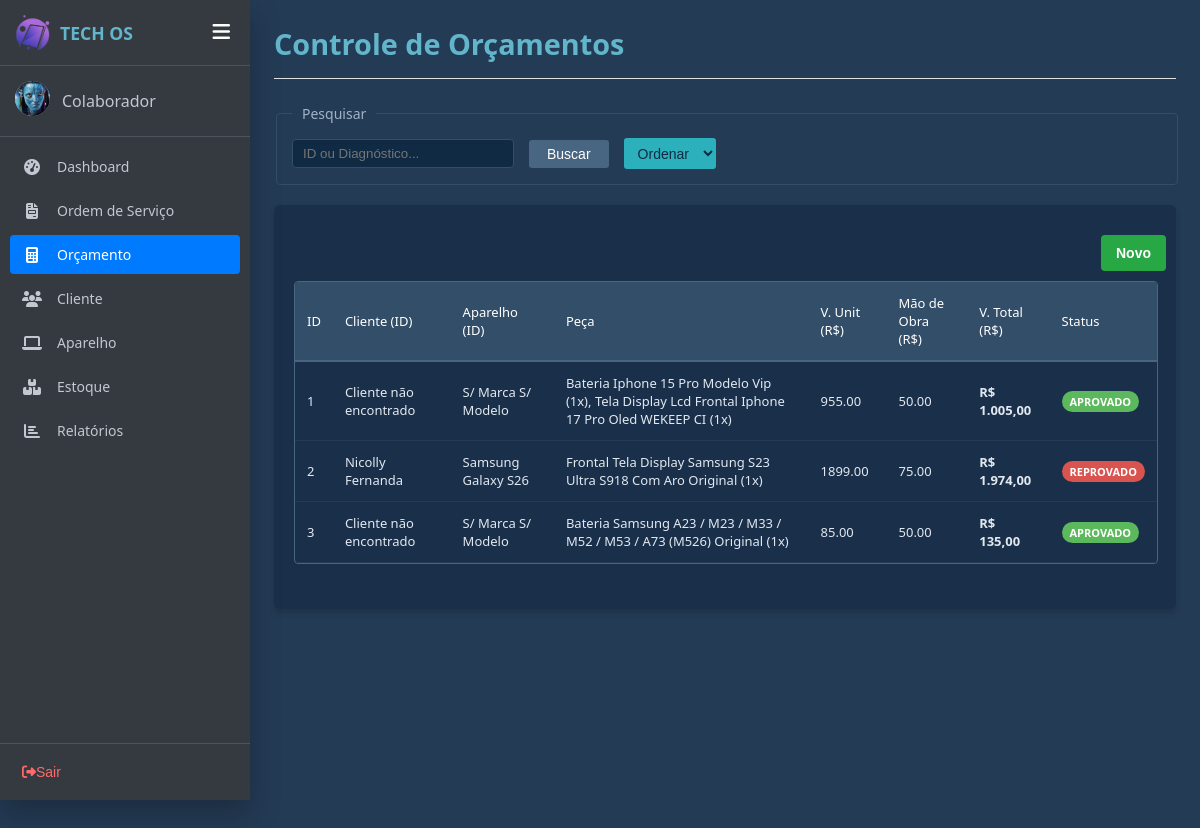
/orcamentos.php, run on an earlier commit of the app's database.
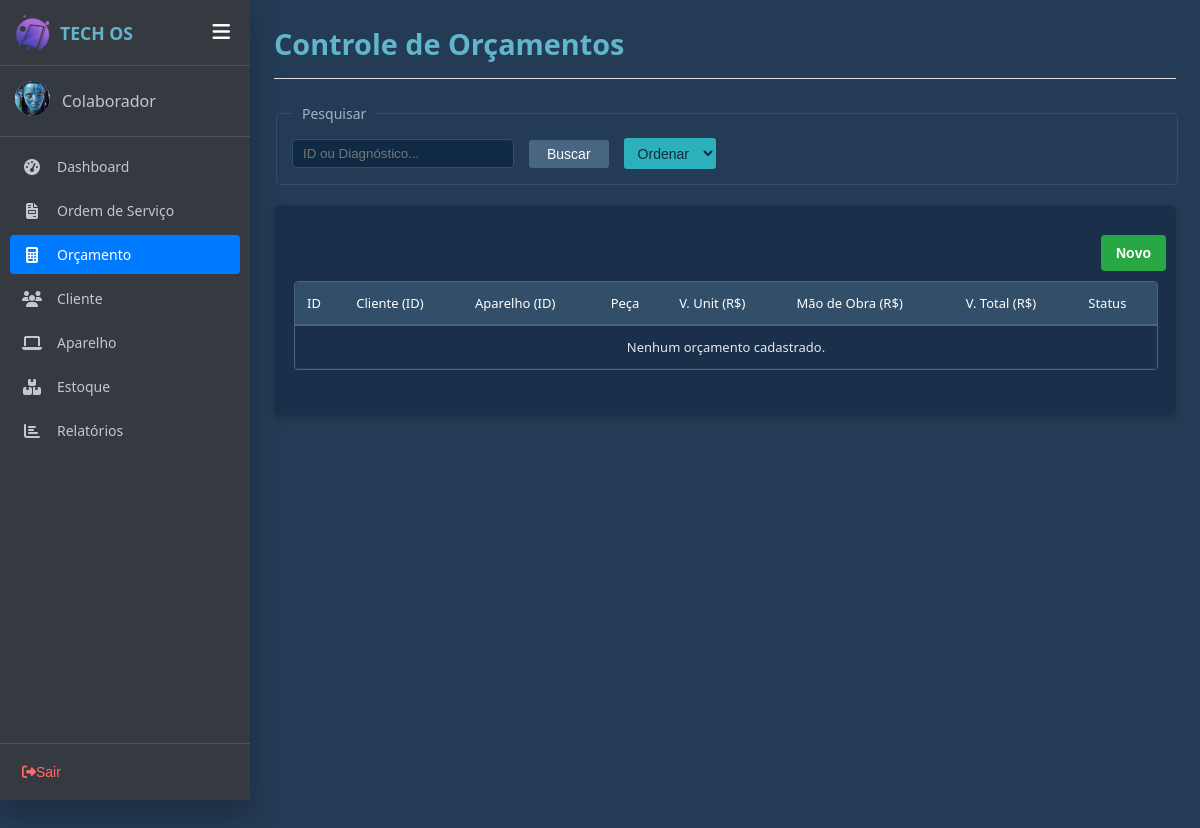
And on a later commit of the database.
### tables this page shows
CREATE TABLE `orcamento` (
  `idOrcamento` int(11) NOT NULL COMMENT 'Chave primária de identificação do orçamento',
  `diagnostico` varchar(255) DEFAULT NULL COMMENT 'Avaliação técnica inicial, defeito constatado ou parecer profissional sobre o problema',
  `peca` varchar(255) DEFAULT NULL COMMENT 'Descrição das peças principais necessárias',
  `valorUni` decimal(10,2) DEFAULT 0.00 COMMENT 'Valor unitário associado(subtotal das peças)',
  `maoObra` decimal(10,2) DEFAULT 0.00 COMMENT 'Valor cobrado pelo serviço',
  `valorTotal` decimal(10,2) DEFAULT 0.00 COMMENT 'Valor total do orçamento',
  `status` varchar(50) DEFAULT 'aberto' COMMENT 'Situação atual do orçamento(aberto,aprovado, reprovado, finalizado).',
  `OS_idOS` int(11) DEFAULT NULL COMMENT 'Chave estrangeira.Vincula este orçamento à Ordem de Serviço correspondente, se houver.',
  `Cliente_idCliente` int(11) NOT NULL COMMENT 'Chave estrangeira. Identifica o cliente que solicitou o orçamento',
  `Aparelho_idAparelho` int(11) NOT NULL COMMENT 'Chave estrangeira. Vincula o orçamento ao aparelho que passará pelo serviço',
  `dataOrcamento` datetime DEFAULT current_timestamp() COMMENT 'Data e hora de criação ou registro do orçamento no sistema'
);

### orcamentos.php (the view, shortened to what the changed rows need)
<!DOCTYPE html>
<html lang="pt-BR">
<head>
    <link rel="stylesheet" href="css/style_geral.css">
    <link rel="stylesheet" href="css/style_orcamento.css">
</head>
<body>
    <?php include('sidebar.php'); ?>
    <div class="page-content">
        <div class="os-header">
            <div>
                <h2>Controle de Orçamentos</h2>
            </div>
        </div>
        <div class="section-card">
            <div class="table-container">
                <table class="os-table" id="orcamentoTable">
                    <thead>
                        <tr>
                            <th>ID</th>
                            <th>Cliente (ID)</th>
                            <th>Aparelho (ID)</th>
                            <th>Peça</th>
                            <th>V. Unit (R$)</th>
                            <th>Mão de Obra (R$)</th>
                            <th>V. Total (R$)</th>
                            <th>Status</th>
                        </tr>
                    </thead>
                    <tbody>
                        <?php echo listarOrcamentos(); ?>
                    </tbody>
                </table>
            </div>
        </div>
    </div>
</body>
</html>

### php/funcaoOrcamento.php (shortened to what the changed rows need)
<?php
function listarOrcamentos(){
    $html = "";
    $sql = "SELECT o.idOrcamento,
                   COALESCE(c.nomeCliente, 'Cliente não encontrado') AS nomeCliente,
                   COALESCE(m.nomeMarca, 'S/ Marca') AS nomeMarca,
                   COALESCE(mo.nomeModelo, 'S/ Modelo') AS nomeModelo,
                   o.peca, o.valorUni, o.maoObra, o.valorTotal, o.status, o.diagnostico,
                   o.Cliente_idCliente, o.Aparelho_idAparelho
            FROM orcamento o
            LEFT JOIN clientes c ON o.Cliente_idCliente = c.idCliente
            LEFT JOIN aparelho a ON o.Aparelho_idAparelho = a.idAparelho
            LEFT JOIN modelo mo ON a.Modelo_idModelo = mo.idModelo
            LEFT JOIN marca m ON mo.Marca_idMarca = m.idMarca";
    include("includes/conexao.php");
    $result = mysqli_query($conn, $sql);
    if($result && mysqli_num_rows($result) > 0){
        foreach($result as $coluna){
            $statusFormatado = ucfirst($coluna['status']);
            $classeBadge = 'badge-aberto';
            if(strtolower($coluna['status']) == 'aprovado') $classeBadge = 'badge-aprovado';
            if(strtolower($coluna['status']) == 'recusado' || strtolower($coluna['status']) == 'reprovado') $classeBadge = 'badge-reprovado';
            $idO = $coluna['idOrcamento'];
            $pecasResult = mysqli_query($conn, "SELECT peca, quantidade FROM orcamento_peca WHERE Orcamento_idOrcamento = $idO");
            $listaPecas = [];
            if ($pecasResult) {
                while($p = mysqli_fetch_assoc($pecasResult)){
                    $listaPecas[] = $p['peca'] . " (" . $p['quantidade'] . "x)";
                }
            }
            $txtPecas = count($listaPecas) > 0 ? implode(", ", $listaPecas) : "Sem peças vinculadas";
            $nomeAparelho = trim($coluna['nomeMarca'] . " " . $coluna['nomeModelo']);
            $html .= "<tr class='orcamento-row' style='cursor: pointer;'
                        data-id='".$coluna['idOrcamento']."'
                        data-cliente='".htmlspecialchars($coluna['nomeCliente'], ENT_QUOTES, 'UTF-8')."'
                        data-cliente-id='".$coluna['Cliente_idCliente']."'
                        data-aparelho-id='".$coluna['Aparelho_idAparelho']."'
                        data-aparelho='".htmlspecialchars($nomeAparelho, ENT_QUOTES, 'UTF-8')."'
                        data-diagnostico='".htmlspecialchars($coluna['diagnostico'] ?? '', ENT_QUOTES, 'UTF-8')."'
                        data-pecas='".htmlspecialchars($txtPecas, ENT_QUOTES, 'UTF-8')."'
                        data-mao-obra='".$coluna['maoObra']."'
                        data-total='".$coluna['valorTotal']."'
                        data-status='".ucfirst($coluna['status'])."'>
                    <td>".$coluna['idOrcamento']."</td>
                    <td>".htmlspecialchars($coluna['nomeCliente'], ENT_QUOTES, 'UTF-8')."</td>
                    <td>".htmlspecialchars($nomeAparelho, ENT_QUOTES, 'UTF-8')."</td>
                    <td>".htmlspecialchars($txtPecas, ENT_QUOTES, 'UTF-8')."</td>
                    <td>".$coluna['valorUni']."</td>
                    <td>".$coluna['maoObra']."</td>
                    <td><strong>R$ ".number_format($coluna['valorTotal'], 2, ',', '.')."</strong></td>
                    <td>";
            if (strtolower($coluna['status']) == 'aberto') {
                $html .= "<button type='button' class='badge badge-aberto' onclick='abrirModalStatus(".$coluna['idOrcamento'].")' style='cursor:pointer; border: none;'>Aberto</button>";
            } else {
                $html .= "<span class='badge ".$classeBadge."'>".$statusFormatado."</span>";
            }
            $html .= "</td></tr>";
        }
    } else {
        $html .= "<tr><td colspan='8' style='text-align:center;'>Nenhum orçamento cadastrado.</td></tr>";
    }
    return $html;
}
?>

What changed in the data, as far as the page shows it:
removed orcamento: idOrcamento "1", nomeCliente "Cliente não encontrado", nomeAparelho "S/ Marca S/ Modelo", txtPecas "Bateria Iphone 15 Pro Modelo Vip (1x), Tela Display Lcd Frontal Iphone 17 Pro Oled WEKEEP CI (1x)", valorUni "955.00", maoObra "50.00", valorTotal "1.005,00", status "APROVADO"
removed orcamento: idOrcamento "2", nomeCliente "Nicolly Fernanda", nomeAparelho "Samsung Galaxy S26", txtPecas "Frontal Tela Display Samsung S23 Ultra S918 Com Aro Original (1x)", valorUni "1899.00", maoObra "75.00", valorTotal "1.974,00", status "REPROVADO"
removed orcamento: idOrcamento "3", nomeCliente "Cliente não encontrado", nomeAparelho "S/ Marca S/ Modelo", txtPecas "Bateria Samsung A23 / M23 / M33 / M52 / M53 / A73 (M526) Original (1x)", valorUni "85.00", maoObra "50.00", valorTotal "135,00", status "APROVADO"
Also different on the page:
text now shown: "Nenhum orçamento cadastrado."
